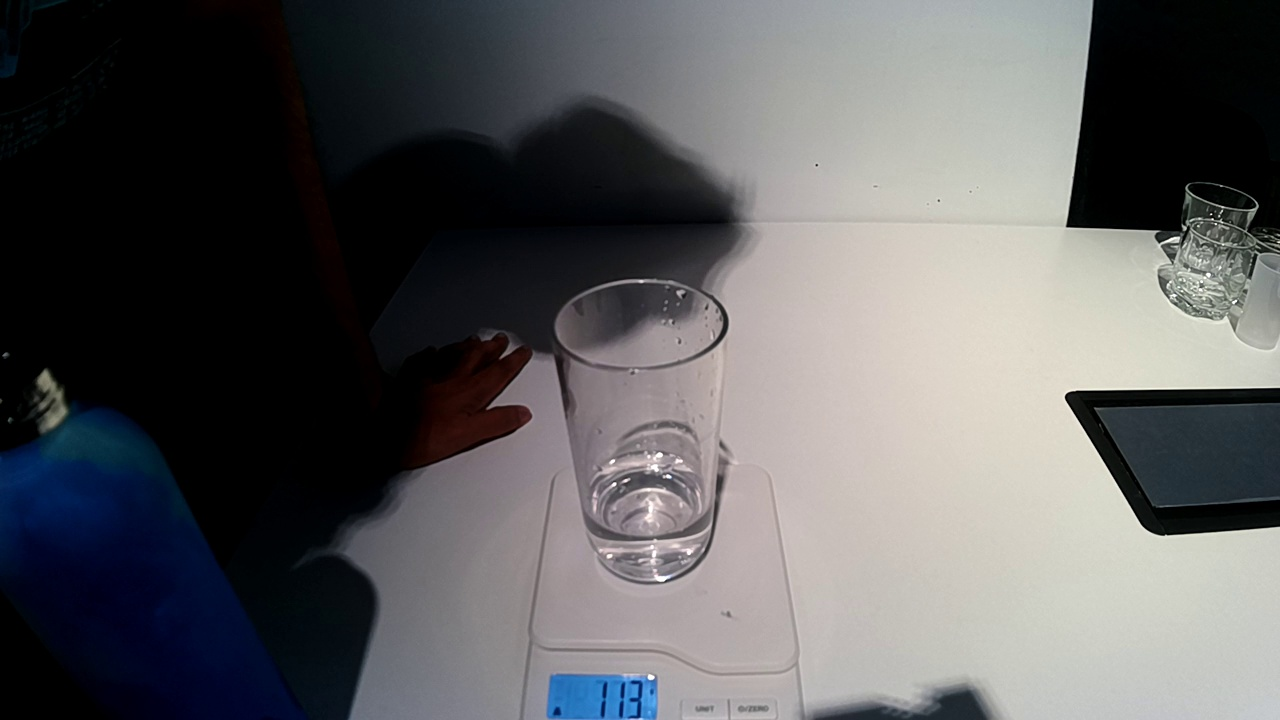
#> input picture model/preprocessing/sample_frame.jpg, 1280 x 720 px
$ python avg_rgb.py
#> lines starting #> are read from the running program, lines starting #| are printed output that depends on the picture; after the words box and inside, x2 and y2 are one past the last pixel; in counts of white or black regions, pixels touching at a corner belong together
import cv2
import numpy as np

def calculate_average_color(img, x1, y1, x2, y2):
    """Calculate average RGB color of pixels in rectangle"""
    # Extract the region of interest
    roi = img[y1:y2, x1:x2]

    # Calculate average color
    avg_color = np.mean(roi.reshape(-1, 3), axis=0)
    return avg_color.astype(int)

def main():
    # Define the 21 segment positions
    seg_pos = [
        # First digit (segments 0-6)
        (593, 678, 601, 684),  # 0: top
        (588, 684, 592, 692),  # 1: top-left
        (601, 684, 607, 694),  # 2: top-right
        (592, 696, 599, 701),  # 3: middle
        (587, 703, 591, 711),  # 4: bottom-left
        (599, 703, 606, 712),  # 5: bottom-right
        (591, 713, 598, 719),  # 6: bottom

        # Second digit (segments 7-13)
        (613, 678, 619, 684),  # 7: top
        (608, 684, 613, 694),  # 8: top-left
        (618, 684, 625, 696),  # 9: top-right
        (611, 695, 617, 702),  # 10: middle
        (607, 702, 612, 713),  # 11: bottom-left
        (617, 703, 624, 713),  # 12: bottom-right
        (611, 713, 617, 719),  # 13: bottom

        # Third digit (segments 14-20)
        (630, 678, 637, 684),  # 14: top
        (625, 684, 632, 695),  # 15: top-left
        (636, 685, 644, 695),  # 16: top-right
        (630, 695, 637, 703),  # 17: middle
        (625, 703, 630, 713),  # 18: bottom-left
        (635, 703, 641, 714),  # 19: bottom-right
        (628, 714, 636, 718),  # 20: bottom
    ]

    # Load the image
    img = cv2.imread("sample_frame.jpg")
#> img is the input picture: shape (720, 1280, 3); mean B, G, R 94.8, 93.6, 93.7
    if img is None:
        print("Error: Could not load 'sample_frame.jpg'")
        return None

    # Calculate average colors for each segment
    avg_colors = []

    print("Average RGB Colors for Each Segment:")
    print("=" * 50)

    for i, (x1, y1, x2, y2) in enumerate(seg_pos):
        # Calculate average color (OpenCV uses BGR, so convert to RGB)
        avg_bgr = calculate_average_color(img, x1, y1, x2, y2)
        avg_rgb = [avg_bgr[2], avg_bgr[1], avg_bgr[0]]  # Convert BGR to RGB

        avg_colors.append(avg_rgb)

        # Determine which digit and segment
        if i < 7:
            digit = 1
            segment = i
        elif i < 14:
            digit = 2
            segment = i - 7
        else:
            digit = 3
            segment = i - 14

        segment_names = ["top", "top-left", "top-right", "middle",
                        "bottom-left", "bottom-right", "bottom"]

        print(f"Segment {i:2d} (Digit {digit}, {segment_names[segment]:>11}): "
              f"RGB({avg_rgb[0]:3d}, {avg_rgb[1]:3d}, {avg_rgb[2]:3d})")
#> this loop made 21 passes
#> (avg_color in calculate_average_color, avg_bgr, avg_rgb) on passes 1 to 12: ([192.1, 121.4, 40.56], [192, 121, 40], [40, 121, 192]), ([197.7, 125.4, 43.94], [197, 125, 43], [43, 125, 197]), ([133.9, 70.37, 17.4], [133, 70, 17], [17, 70, 133]), ([198.8, 127.6, 41.46], [198, 127, 41], [41, 127, 198]), ([197.2, 125.2, 43.38], [197, 125, 43], [43, 125, 197]), ([142.6, 76.25, 23.19], [142, 76, 23], [23, 76, 142]), ([198.2, 125.4, 49.57], [198, 125, 49], [49, 125, 198]), ([198.6, 126.1, 49.22], [198, 126, 49], [49, 126, 198]), ([203.2, 130.9, 48.16], [203, 130, 48], [48, 130, 203]), ([152.5, 84.67, 27.33], [152, 84, 27], [27, 84, 152]), ([203.2, 130.2, 45.52], [203, 130, 45], [45, 130, 203]), ([204.9, 131.7, 50.75], [204, 131, 50], [50, 131, 204])
#| Segment  0 (Digit 1,         top): RGB( 40, 121, 192)
#| Segment  1 (Digit 1,    top-left): RGB( 43, 125, 197)
#| Segment  2 (Digit 1,   top-right): RGB( 17,  70, 133)
#| Segment  3 (Digit 1,      middle): RGB( 41, 127, 198)
#| Segment  4 (Digit 1, bottom-left): RGB( 43, 125, 197)
#| Segment  5 (Digit 1, bottom-right): RGB( 23,  76, 142)
#| Segment  6 (Digit 1,      bottom): RGB( 49, 125, 198)
#| Segment  7 (Digit 2,         top): RGB( 49, 126, 198)
#> (further printed lines are left out)
#> after the loop, avg_colors = 21 items, first 6: [40, 121, 192], [43, 125, 197], [17, 70, 133], [41, 127, 198], [43, 125, 197], [23, 76, 142]

    # Optional: Create visualization
    create_visualization = input("\nCreate visualization image? (y/n): ").lower() == 'y'
#> the answer given: y

    if create_visualization:
        # Create a copy for visualization
        vis_img = img.copy()

        for i, (x1, y1, x2, y2) in enumerate(seg_pos):
            # Draw rectangle
            cv2.rectangle(vis_img, (x1, y1), (x2, y2), (0, 255, 0), 1)

            # Add segment number
            cv2.putText(vis_img, str(i), (x1-10, y1-2),
                       cv2.FONT_HERSHEY_SIMPLEX, 0.3, (0, 255, 0), 1)

            # Draw color swatch below each segment
            color_bgr = [avg_colors[i][2], avg_colors[i][1], avg_colors[i][0]]
            cv2.rectangle(vis_img, (x1, y2+2), (x2, y2+8), color_bgr, -1)
#> this loop made 21 passes
#> color_bgr on passes 1 to 12: [192, 121, 40], [197, 125, 43], [133, 70, 17], [198, 127, 41], [197, 125, 43], [142, 76, 23], [198, 125, 49], [198, 126, 49], [203, 130, 48], [152, 84, 27], [203, 130, 45], [204, 131, 50]
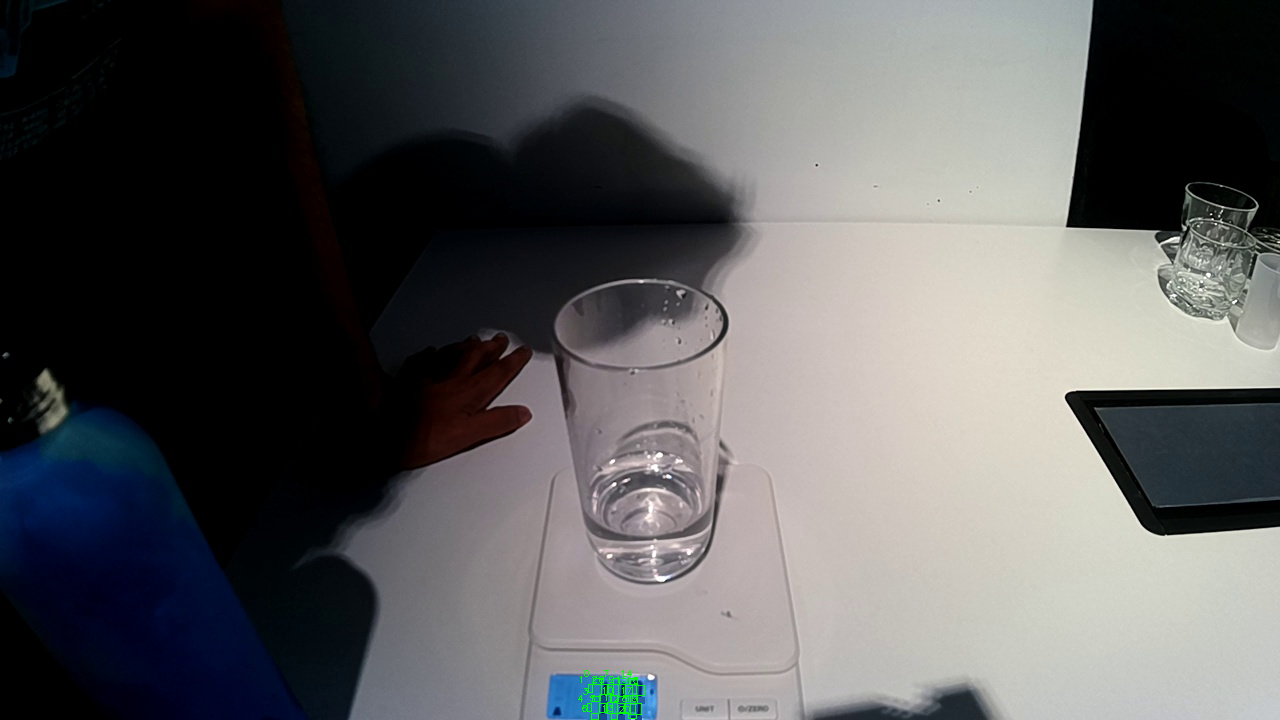
#> vis_img: shape (720, 1280, 3); 0.17% of pixels changed, all inside (x1, y1, x2, y2) = (578, 670, 645, 720)

        cv2.imwrite("segment_analysis.jpg", vis_img)
        print("\nVisualization saved as 'segment_analysis.jpg'")

    return avg_colors

def get_brightness_analysis(avg_colors):
    """Analyze brightness to determine which segments are 'on'"""
    print("\nBrightness Analysis:")
    print("=" * 50)

    # Calculate brightness for each segment
    brightnesses = []
    for i, rgb in enumerate(avg_colors):
        brightness = np.mean(rgb)  # Simple average of R, G, B
        brightnesses.append(brightness)

        # Determine digit and segment
        if i < 7:
            digit = 1
            segment = i
        elif i < 14:
            digit = 2
            segment = i - 7
        else:
            digit = 3
            segment = i - 14

        print(f"Segment {i:2d} (Digit {digit}): Brightness = {brightness:.1f}")

    # Find threshold (could be more sophisticated)
    threshold = (max(brightnesses) + min(brightnesses)) / 2
    print(f"\nThreshold: {threshold:.1f}")
    print("\nSegments ON (brightness > threshold):")

    for i, brightness in enumerate(brightnesses):
        if brightness > threshold:
            if i < 7:
                digit = 1
            elif i < 14:
                digit = 2
            else:
                digit = 3
            print(f"  Segment {i} (Digit {digit})")

if __name__ == "__main__":
    # Run the analysis
    avg_colors = main()

    if avg_colors:
        # Additional brightness analysis
        print("\n" + "="*50)
        get_brightness_analysis(avg_colors)
#> the loop in get_brightness_analysis, `for i, rgb in enumerate(avg_colors):` made 21 passes
#> (rgb, brightness, digit, segment) on passes 1 to 12: ([40, 121, 192], 117.7, 1, 0), ([43, 125, 197], 121.7, 1, 1), ([17, 70, 133], 73.33, 1, 2), ([41, 127, 198], 122, 1, 3), ([43, 125, 197], 121.7, 1, 4), ([23, 76, 142], 80.33, 1, 5), ([49, 125, 198], 124, 1, 6), ([49, 126, 198], 124.3, 2, 0), ([48, 130, 203], 127, 2, 1), ([27, 84, 152], 87.67, 2, 2), ([45, 130, 203], 126, 2, 3), ([50, 131, 204], 128.3, 2, 4)
#| Segment  0 (Digit 1): Brightness = 117.7
#| Segment  1 (Digit 1): Brightness = 121.7
#| Segment  2 (Digit 1): Brightness = 73.3
#| Segment  3 (Digit 1): Brightness = 122.0
#| Segment  4 (Digit 1): Brightness = 121.7
#| Segment  5 (Digit 1): Brightness = 80.3
#| Segment  6 (Digit 1): Brightness = 124.0
#| Segment  7 (Digit 2): Brightness = 124.3
#> (further printed lines are left out)
#> after the loop in get_brightness_analysis, `for i, rgb in enumerate(avg_colors):`: brightnesses = [117.7, 121.7, 73.33, 122, 121.7, 80.33, 124, 124.3, 127, 87.67, 126, 128.3, 84.67, 127.3, 108, 132.3, 99, 96, 129.7, 83, 93]
#> in get_brightness_analysis, `threshold = (max(brightnesses) + min(brightnesses)) / 2`: threshold = 102.8
#| Threshold: 102.8
#> the loop in get_brightness_analysis, `for i, brightness in enumerate(brightnesses):` made 21 passes
#> (brightness, digit) on passes 1, 2, 4, 5, 7, 8, 9, 11, 12, 14, 15, 16: (117.7, 1), (121.7, 1), (122, 1), (121.7, 1), (124, 1), (124.3, 2), (127, 2), (126, 2), (128.3, 2), (127.3, 2), (108, 3), (132.3, 3)
#> brightness on passes 3, 6, 10, 13, 17, 18: 73.33, 80.33, 87.67, 84.67, 99, 96
#|   Segment 0 (Digit 1)
#|   Segment 1 (Digit 1)
#|   Segment 3 (Digit 1)
#|   Segment 4 (Digit 1)
#|   Segment 6 (Digit 1)
#|   Segment 7 (Digit 2)
#|   Segment 8 (Digit 2)
#|   Segment 10 (Digit 2)
#> (further printed lines are left out)
